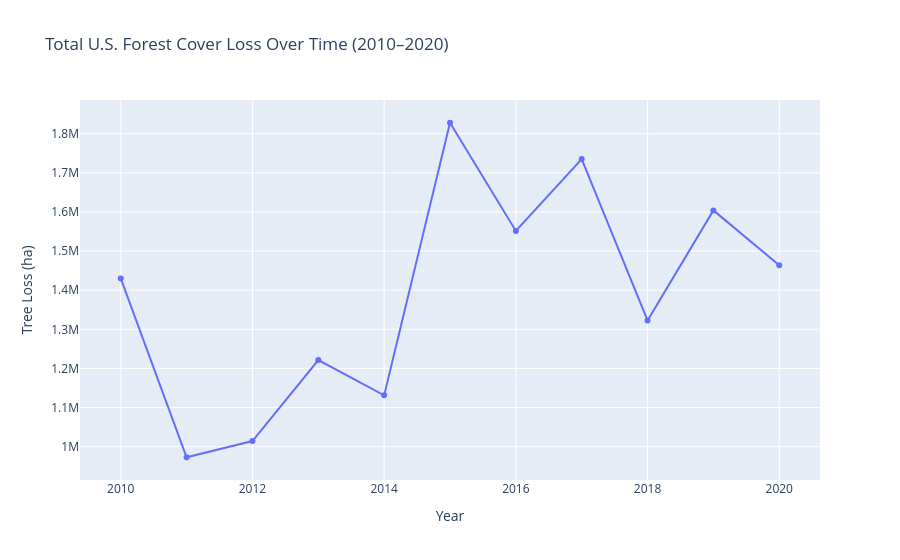
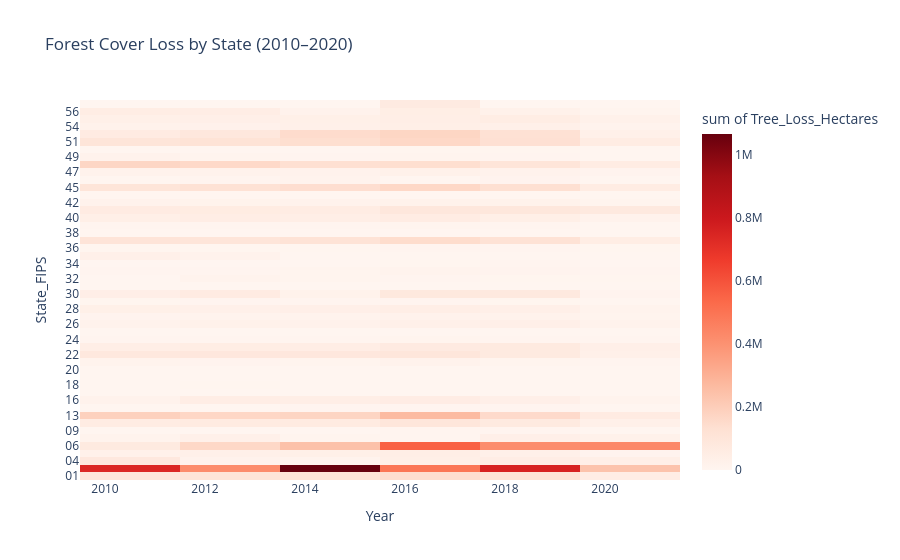
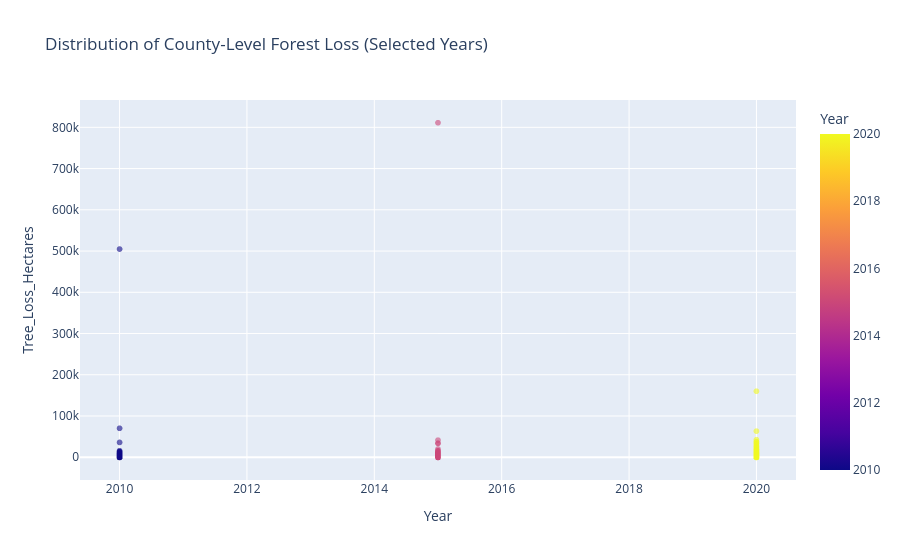

Here is the notebook cell these charts were saved with, in order:
### Code cell
import pandas as pd
import plotly.express as px

# Collapse by year
yearly_loss = df.groupby("Year", as_index=False)["Tree_Loss_Hectares"].sum()

fig = px.line(
    yearly_loss,
    x="Year",
    y="Tree_Loss_Hectares",
    markers=True,
    title="Total U.S. Forest Cover Loss Over Time (2010–2020)",
    labels={"Tree_Loss_Hectares": "Tree Loss (ha)"}
)
fig.show()


df["State_FIPS"] = df["State_FIPS"].str.zfill(2)

state_year = (
    df.groupby(["State_FIPS", "Year"], as_index=False)["Tree_Loss_Hectares"]
    .sum()
)

fig = px.density_heatmap(
    state_year,
    x="Year",
    y="State_FIPS",
    z="Tree_Loss_Hectares",
    color_continuous_scale="Reds",
    title="Forest Cover Loss by State (2010–2020)"
)
fig.show()

sample = df[df["Year"].isin([2010, 2015, 2020])]

fig = px.scatter(
    sample,
    x="Year",
    y="Tree_Loss_Hectares",
    color="Year",
    opacity=0.6,
    title="Distribution of County-Level Forest Loss (Selected Years)",
)
fig.show()

### Figure 1 — Plotly figure (JSON) as saved in the notebook; plotly's stock layout.template omitted (floating-point values rounded to 4 significant figures)
{"data": [{"hovertemplate": "Year=%{x}<br>Tree Loss (ha)=%{y}<extra></extra>", "legendgroup": "", "line": {"color": "#636efa", "dash": "solid"}, "marker": {"symbol": "circle"}, "mode": "lines+markers", "name": "", "orientation": "v", "showlegend": false, "type": "scatter", "x": [2010, 2011, 2012, 2013, 2014, 2015, 2016, 2017, 2018, 2019, 2020], "xaxis": "x", "y": [1430000.0, 972900.0, 1014000.0, 1221000.0, 1131000.0, 1828000.0, 1551000.0, 1735000.0, 1323000.0, 1604000.0, 1464000.0], "yaxis": "y"}], "layout": {"legend": {"tracegroupgap": 0}, "title": {"text": "Total U.S. Forest Cover Loss Over Time (2010–2020)"}, "xaxis": {"anchor": "y", "domain": [0, 1], "title": {"text": "Year"}}, "yaxis": {"anchor": "x", "domain": [0, 1], "title": {"text": "Tree Loss (ha)"}}}}

### Figure 2 — Plotly figure (JSON) as saved in the notebook; plotly's stock layout.template omitted (floating-point values rounded to 4 significant figures; data arrays with more than 128 entries replaced by an {"elided": "..."} marker saying what was removed)
{"data": [{"coloraxis": "coloraxis", "histfunc": "sum", "hovertemplate": "Year=%{x}<br>State_FIPS=%{y}<br>sum of Tree_Loss_Hectares=%{z}<extra></extra>", "name": "", "type": "histogram2d", "x": {"elided": "550 int values"}, "xaxis": "x", "xbingroup": "x", "y": {"elided": "550 str values"}, "yaxis": "y", "ybingroup": "y", "z": {"elided": "550 float values"}}], "layout": {"coloraxis": {"colorbar": {"title": {"text": "sum of Tree_Loss_Hectares"}}, "colorscale": [[0, "rgb(255,245,240)"], [0.125, "rgb(254,224,210)"], [0.25, "rgb(252,187,161)"], [0.375, "rgb(252,146,114)"], [0.5, "rgb(251,106,74)"], [0.625, "rgb(239,59,44)"], [0.75, "rgb(203,24,29)"], [0.875, "rgb(165,15,21)"], [1, "rgb(103,0,13)"]]}, "legend": {"tracegroupgap": 0}, "title": {"text": "Forest Cover Loss by State (2010–2020)"}, "xaxis": {"anchor": "y", "domain": [0, 1], "title": {"text": "Year"}}, "yaxis": {"anchor": "x", "domain": [0, 1], "title": {"text": "State_FIPS"}}}}

### Figure 3 — Plotly figure (JSON) as saved in the notebook; plotly's stock layout.template omitted (floating-point values rounded to 4 significant figures; data arrays with more than 128 entries replaced by an {"elided": "..."} marker saying what was removed)
{"data": [{"hovertemplate": "Year=%{marker.color}<br>Tree_Loss_Hectares=%{y}<extra></extra>", "legendgroup": "", "marker": {"color": {"elided": "3443 int values"}, "coloraxis": "coloraxis", "opacity": 0.6, "symbol": "circle"}, "mode": "markers", "name": "", "showlegend": false, "type": "scattergl", "x": {"elided": "3443 int values"}, "xaxis": "x", "y": {"elided": "3443 float values"}, "yaxis": "y"}], "layout": {"coloraxis": {"colorbar": {"title": {"text": "Year"}}, "colorscale": [[0, "#0d0887"], [0.1111, "#46039f"], [0.2222, "#7201a8"], [0.3333, "#9c179e"], [0.4444, "#bd3786"], [0.5556, "#d8576b"], [0.6667, "#ed7953"], [0.7778, "#fb9f3a"], [0.8889, "#fdca26"], [1, "#f0f921"]]}, "legend": {"tracegroupgap": 0}, "title": {"text": "Distribution of County-Level Forest Loss (Selected Years)"}, "xaxis": {"anchor": "y", "domain": [0, 1], "title": {"text": "Year"}}, "yaxis": {"anchor": "x", "domain": [0, 1], "title": {"text": "Tree_Loss_Hectares"}}}}
